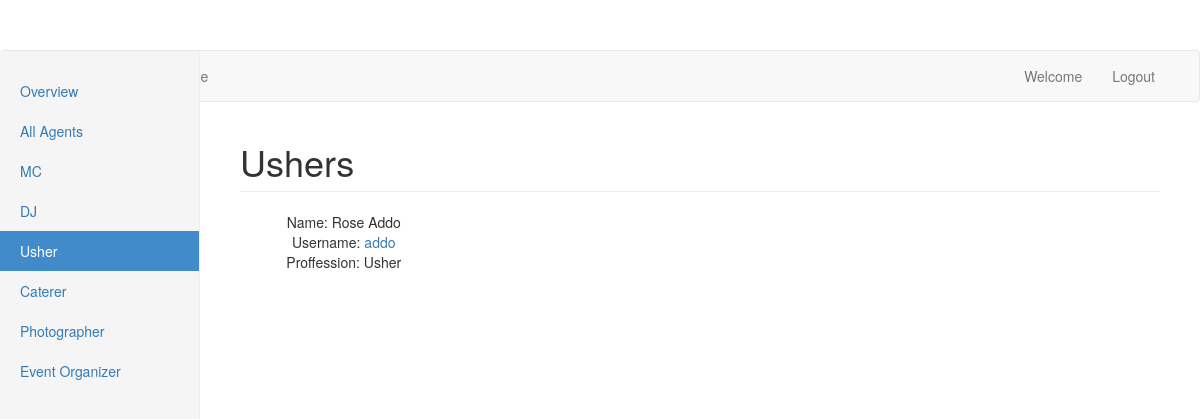
The page /usher (signed in) on the database its author committed.
### app/models.py (models this page shows, shortened)
class Agent(UserMixin,db.Model):
    id = db.Column(db.Integer, primary_key=True)
    username = db.Column(db.String(64), index=True, unique=True)
    email = db.Column(db.String(120), index=True, unique=True)
    name = db.Column(db.String(100))
    proffession = db.Column(db.String(50))
    password_hash = db.Column(db.String(128))
    posts = db.relationship('Post', backref='author', lazy='dynamic')
    about_me = db.Column(db.String(140))
    contact = db.Column(db.String(140))
    last_seen = db.Column(db.DateTime, default=datetime.utcnow)

### app/routes.py (the view)
@app.route('/usher')
@login_required
def usher():
    proffession='Usher'
    agents=Agent.query.filter_by(proffession=proffession).all()
    return render_template('client/usher.html',agents=agents)

### app/models.py (called while the page is built)
@login.user_loader
def load_user(id):
    return Agent.query.get(int(id))

### app/routes.py (called while the page is built)
@app.before_request
def before_request():
    if current_user.is_authenticated:
        current_user.last_seen = datetime.utcnow()
        db.session.commit()

### app/templates/client/usher.html (shortened to what this page needs)
{% extends "client/base.html" %}
{% block content %}
<div class="container-fluid">
  <div class="row">
    <div class="col-sm-3 col-md-2 sidebar">
      <ul class="nav nav-sidebar">
        <li ><a href="#">Overview</a></li>
        <li><a href="{{url_for('home')}}">All Agents</a></li>
        <li><a href="{{url_for('mc')}}">MC</a></li>
        <li><a href="{{url_for('dj')}}">DJ</a></li>
        <li class="active"><a href="{{url_for('usher')}}">Usher</a><span class="sr-only">(current)</span></li>
        <li><a href="{{url_for('caterer')}}">Caterer</a></li>
        <li><a href="{{url_for('photographers')}}">Photographer</a></li>
        <li><a href="{{url_for('event_org')}}">Event Organizer</a></li>
      </ul>
    </div>
    <div class="col-sm-9 col-sm-offset-3 col-md-10 col-md-offset-2 main">
      <h1 class="page-header">Ushers</h1>
      <div class="row placeholders">
        {%for agent in agents%}
        <div class="col-xs-6 col-sm-3 placeholder">
          Name: {{agent.name}}
          <br>
          Username: <a href="{{url_for('client_view',username=agent.username)}}">{{agent.username}}</a> <br>
          Proffession: {{agent.proffession}}
        </div>
        {% endfor %}
      </div>
    </div>
  </div>
</div>
{% endblock %}

### app/templates/client/usher.html (style rules this page uses)
body { padding-top: 50px; }
.sidebar { display: none; }
@media (min-width: 768px) { .sidebar { position: fixed; top: 51px; bottom: 0; left: 0; z-index: 1000; display: block; padding: 20px; overflow-x: hidden; overflow-y: auto; background-color: #f5f5f5; border-right: 1px solid #eee; } }
.nav-sidebar { margin-right: -21px; margin-bottom: 20px; margin-left: -20px; }
.nav-sidebar > li > a { padding-right: 20px; padding-left: 20px; }
.nav-sidebar > .active > a, .nav-sidebar > .active > a:hover, .nav-sidebar > .active > a:focus { color: #fff; background-color: #428bca; }
.main { padding: 20px; }
@media (min-width: 768px) { .main { padding-right: 40px; padding-left: 40px; } }
.main .page-header { margin-top: 0; }
.placeholders { margin-bottom: 30px; text-align: center; }
.placeholder { margin-bottom: 20px; }

### rows shown on the page
Agent: name "Rose Addo", username "addo", proffession "Usher"
